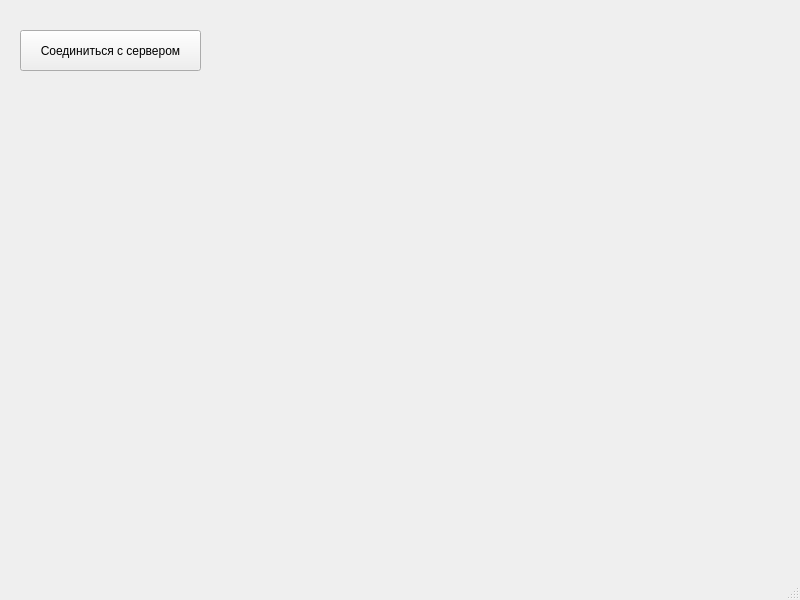
<?xml version="1.0" encoding="UTF-8"?>
<ui version="4.0">
 <class>MainWindow</class>
 <widget class="QMainWindow" name="MainWindow">
  <property name="geometry">
   <rect>
    <x>0</x>
    <y>0</y>
    <width>800</width>
    <height>600</height>
   </rect>
  </property>
  <property name="windowTitle">
   <string>MainWindow</string>
  </property>
  <widget class="QWidget" name="centralwidget">
   <widget class="QPushButton" name="pushButton">
    <property name="geometry">
     <rect>
      <x>20</x>
      <y>30</y>
      <width>181</width>
      <height>41</height>
     </rect>
    </property>
    <property name="text">
     <string>Соединиться с сервером</string>
    </property>
   </widget>
  </widget>
  <widget class="QMenuBar" name="menubar">
   <property name="geometry">
    <rect>
     <x>0</x>
     <y>0</y>
     <width>800</width>
     <height>22</height>
    </rect>
   </property>
  </widget>
  <widget class="QStatusBar" name="statusbar"/>
 </widget>
 <resources/>
 <connections/>
</ui>
